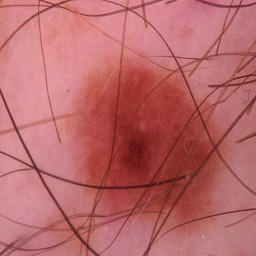
#> input picture data/dermoscopy_image.png, 256 x 256 px; its folder holds only this picture in this run
$ python -i wavelet_hair_removal.py   (imports and definitions only)
#> lines starting #> are read from the running program, lines starting #| are printed output that depends on the picture; after the words box and inside, x2 and y2 are one past the last pixel; in counts of white or black regions, pixels touching at a corner belong together
import cv2
import numpy as np
import pywt
from src.config import DECOMPOSITION_LEVELS, WAVELET_TYPE, CLOSING_DISK_SIZE
# from src.image_processing import load_image


# [21 lines left out: functions wavelet_transform, apply_threshold, reconstruct_image, otsu_thresholding, not called in this run]

def inpaint_image(original_img, mask):
    """Removes hair from the image by inpainting using the binary mask."""
    return cv2.inpaint(original_img, mask, inpaintRadius=3, flags=cv2.INPAINT_TELEA)

# [50 lines left out: function wavelet_segmentation, not called in this run]

>>> import cv2
>>> picture = cv2.imread('../data/dermoscopy_image.png')
#> picture is the input picture: shape (256, 256, 3); mean B, G, R 106.1, 104.4, 185.7
>>> result = wavelet_segmentation(picture)
#> in wavelet_segmentation, `gray = cv2.cvtColor(image, cv2.COLOR_BGR2GRAY)`:
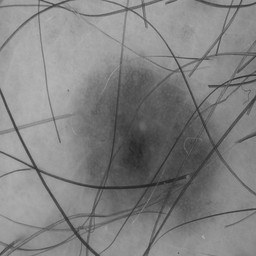
#> gray: shape (256, 256); min 34, max 182, mean 128.9
#> in wavelet_segmentation, `enhanced_gray = clahe.apply(smoothed_img)`:
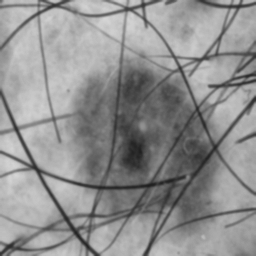
#> enhanced_gray: shape (256, 256); min 30, max 213, mean 143.7
#> in wavelet_segmentation, `coeffs = pywt.wavedec2(enhanced_gray, wavelet, level=levels, mode='per..`: coeffs = 6 items
#> in wavelet_segmentation, `threshold_value = np.median(cA) * threshold_factor`: threshold_value = 7373.9
#> in wavelet_segmentation, `coeffs_thresh = [cA_thresh] + list(coeffs[1:])`: coeffs_thresh = 6 items
#> in wavelet_segmentation, `img_reconstructed = pywt.waverec2(coeffs_thresh, wavelet, mode='period..`:
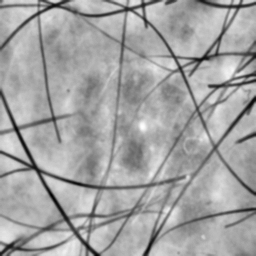
#> img_reconstructed: shape (256, 256) float64; min -118.7, max 67.26, mean 0; drawn with min black and max white
#> in wavelet_segmentation, `img_reconstructed_8u = cv2.convertScaleAbs(img_reconstructed)`:
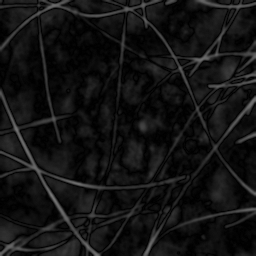
#> img_reconstructed_8u: shape (256, 256); min 0, max 119, mean 19
#> in wavelet_segmentation, `_, hair_mask = cv2.threshold(img_reconstructed_8u, 0, 255, cv2.THRESH_..`:
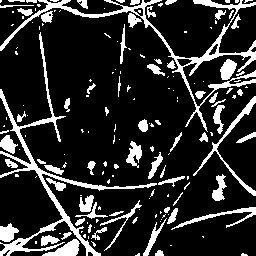
#> hair_mask: shape (256, 256); 17.5% white; 166 white regions (103 under 20 px), largest, box (x1, y1, x2, y2) and area: (0, 0, 256, 132) 2484, (0, 32, 157, 256) 2385, (193, 96, 256, 196) 553
#> in wavelet_segmentation, `binary_mask = cv2.morphologyEx(hair_mask, cv2.MORPH_CLOSE, kernel)`:
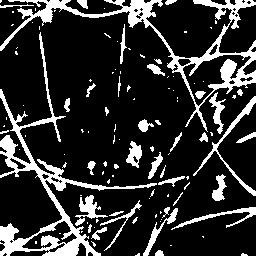
#> binary_mask: shape (256, 256); 18.5% white; 112 white regions (76 under 20 px), largest, box (x1, y1, x2, y2) and area: (0, 0, 256, 132) 3860, (0, 32, 157, 256) 3850, (193, 96, 256, 196) 554
#> in wavelet_segmentation, `hair_removed_img = cv2.inpaint(image, binary_mask, inpaintRadius=3, fl..`:
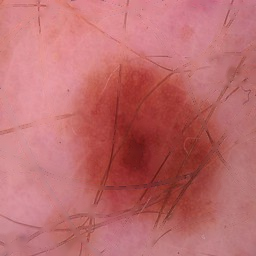
#> hair_removed_img: shape (256, 256, 3); mean B, G, R 109.4, 107.8, 189.3
